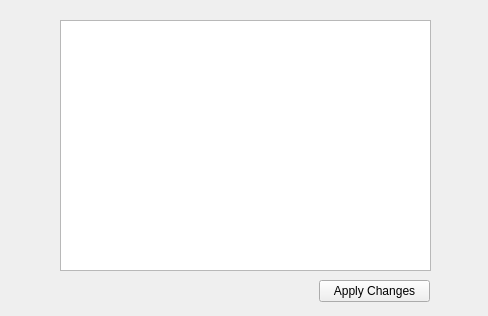
<?xml version="1.0" encoding="UTF-8"?>
<ui version="4.0">
 <class>RegisterDevice</class>
 <widget class="QWidget" name="RegisterDevice">
  <property name="geometry">
   <rect>
    <x>0</x>
    <y>0</y>
    <width>488</width>
    <height>316</height>
   </rect>
  </property>
  <property name="windowTitle">
   <string>Form</string>
  </property>
  <widget class="QListWidget" name="connectedNotRegisteredList">
   <property name="geometry">
    <rect>
     <x>60</x>
     <y>20</y>
     <width>371</width>
     <height>251</height>
    </rect>
   </property>
  </widget>
  <widget class="QPushButton" name="applyChanges">
   <property name="geometry">
    <rect>
     <x>319</x>
     <y>280</y>
     <width>111</width>
     <height>22</height>
    </rect>
   </property>
   <property name="text">
    <string>Apply Changes</string>
   </property>
  </widget>
 </widget>
 <resources/>
 <connections/>
</ui>
